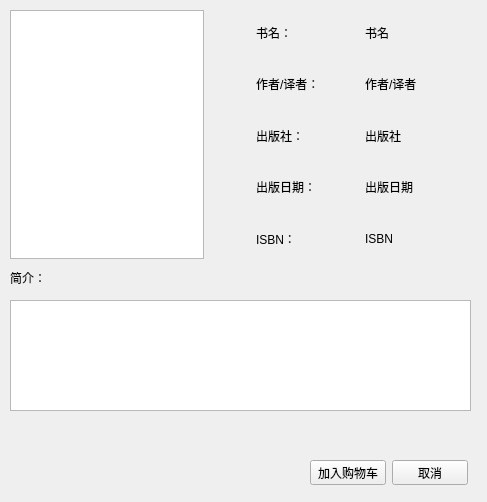
<?xml version="1.0" encoding="UTF-8"?>
<ui version="4.0">
 <class>book_detail</class>
 <widget class="QWidget" name="book_detail">
  <property name="geometry">
   <rect>
    <x>0</x>
    <y>0</y>
    <width>487</width>
    <height>502</height>
   </rect>
  </property>
  <property name="windowTitle">
   <string>详细信息</string>
  </property>
  <widget class="QGraphicsView" name="graphicsView">
   <property name="geometry">
    <rect>
     <x>10</x>
     <y>10</y>
     <width>194</width>
     <height>249</height>
    </rect>
   </property>
   <property name="sizePolicy">
    <sizepolicy hsizetype="Expanding" vsizetype="Expanding">
     <horstretch>0</horstretch>
     <verstretch>0</verstretch>
    </sizepolicy>
   </property>
  </widget>
  <widget class="QLabel" name="label_intro">
   <property name="geometry">
    <rect>
     <x>10</x>
     <y>270</y>
     <width>36</width>
     <height>16</height>
    </rect>
   </property>
   <property name="text">
    <string>简介：</string>
   </property>
  </widget>
  <widget class="QTextBrowser" name="intro">
   <property name="geometry">
    <rect>
     <x>10</x>
     <y>300</y>
     <width>461</width>
     <height>111</height>
    </rect>
   </property>
  </widget>
  <widget class="QWidget" name="">
   <property name="geometry">
    <rect>
     <x>310</x>
     <y>460</y>
     <width>158</width>
     <height>25</height>
    </rect>
   </property>
   <layout class="QHBoxLayout" name="horizontalLayout_6">
    <item>
     <widget class="QPushButton" name="pushButton_add2cart">
      <property name="text">
       <string>加入购物车</string>
      </property>
     </widget>
    </item>
    <item>
     <widget class="QPushButton" name="pushButton_cancel">
      <property name="text">
       <string>取消</string>
      </property>
     </widget>
    </item>
   </layout>
  </widget>
  <widget class="QWidget" name="">
   <property name="geometry">
    <rect>
     <x>256</x>
     <y>10</y>
     <width>211</width>
     <height>251</height>
    </rect>
   </property>
   <layout class="QVBoxLayout" name="verticalLayout">
    <item>
     <layout class="QHBoxLayout" name="horizontalLayout">
      <item>
       <widget class="QLabel" name="label_book_name">
        <property name="text">
         <string>书名：</string>
        </property>
       </widget>
      </item>
      <item>
       <widget class="QLabel" name="book_name">
        <property name="text">
         <string>书名</string>
        </property>
       </widget>
      </item>
     </layout>
    </item>
    <item>
     <layout class="QHBoxLayout" name="horizontalLayout_2">
      <item>
       <widget class="QLabel" name="label_author">
        <property name="text">
         <string>作者/译者：</string>
        </property>
       </widget>
      </item>
      <item>
       <widget class="QLabel" name="author">
        <property name="text">
         <string>作者/译者</string>
        </property>
       </widget>
      </item>
     </layout>
    </item>
    <item>
     <layout class="QHBoxLayout" name="horizontalLayout_3">
      <item>
       <widget class="QLabel" name="label_press">
        <property name="text">
         <string>出版社：</string>
        </property>
       </widget>
      </item>
      <item>
       <widget class="QLabel" name="press">
        <property name="text">
         <string>出版社</string>
        </property>
       </widget>
      </item>
     </layout>
    </item>
    <item>
     <layout class="QHBoxLayout" name="horizontalLayout_4">
      <item>
       <widget class="QLabel" name="label_pressdata">
        <property name="text">
         <string>出版日期：</string>
        </property>
       </widget>
      </item>
      <item>
       <widget class="QLabel" name="pressdate">
        <property name="text">
         <string>出版日期</string>
        </property>
       </widget>
      </item>
     </layout>
    </item>
    <item>
     <layout class="QHBoxLayout" name="horizontalLayout_5">
      <item>
       <widget class="QLabel" name="label_ISBN">
        <property name="text">
         <string>ISBN：</string>
        </property>
       </widget>
      </item>
      <item>
       <widget class="QLabel" name="ISBN">
        <property name="text">
         <string>ISBN</string>
        </property>
       </widget>
      </item>
     </layout>
    </item>
   </layout>
  </widget>
 </widget>
 <resources/>
 <connections/>
</ui>
